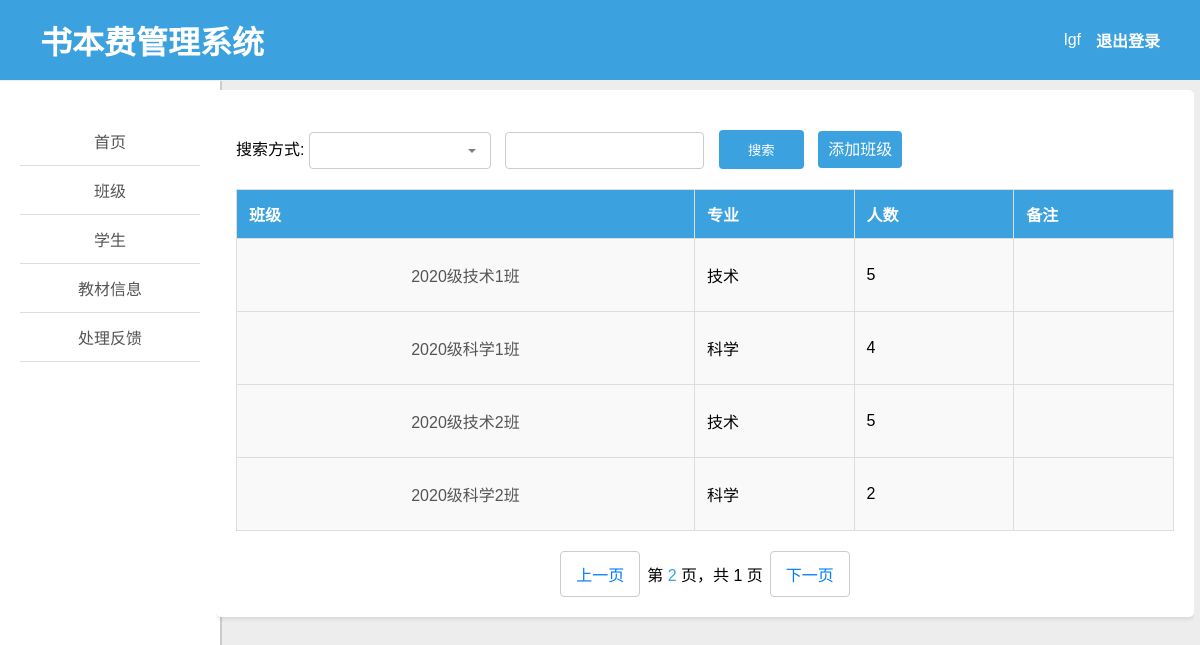
The app's page /manager/grade_all/2 (signed in), older data.
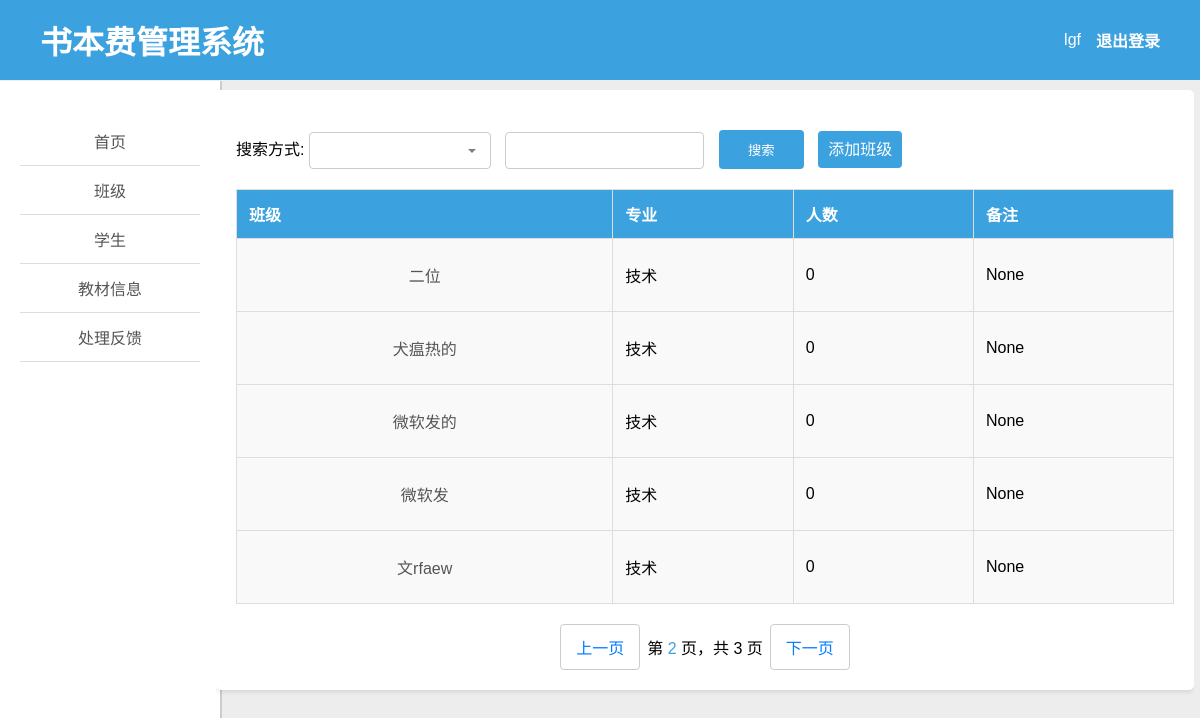
The same page, newer data.
### books/models.py (models this page shows, shortened)
class Grade(models.Model):
    name = models.CharField(max_length=100, verbose_name='班级名称')
    major = models.ForeignKey(Major, on_delete=models.CASCADE, verbose_name='所属专业')
    notice = models.TextField(verbose_name='备注', null=True, blank=True)
    class Meta:
        verbose_name = '班级'
        verbose_name_plural = '班级'

class Major(models.Model):
    name = models.CharField(max_length=100, verbose_name='专业名称')
    college = models.ForeignKey(College, on_delete=models.CASCADE, verbose_name='所属学院')
    notice = models.TextField(verbose_name='备注', null=True, blank=True)
    def __str__(self):
        return f"{self.name}"
    class Meta:
        verbose_name = '专业'
        verbose_name_plural = '专业'

### util/check_staff.py (the view)
    def wrapper(request, *args, **kwargs):
        if request.user.is_staff:
            return func(request, *args, **kwargs)
        else:
            return render(request, 'permissions_error.html')

### manager/plug.py (called while the page is built)
def managerRender(request, template_name, context=None):
    if context is None:
        context = {}
    context['user'] = request.user
    return render(request, template_name, context)

### util/check_staff.py (called while the page is built)
def check_staff(func):
    def wrapper(request, *args, **kwargs):
        if request.user.is_staff:
            return func(request, *args, **kwargs)
        else:
            return render(request, 'permissions_error.html')
    return wrapper

### templates/manager/grade_all.html (shortened to what this page needs)
{% extends 'manager_left.html' %}
{% block right %}
<div class="container">
    <form method="get">
        <label for="search_type">搜索方式:</label>
        <input type="text" id="search_type" name="search_type" list="search_types" class="custom-select">
        <input type="text" id="search" name="search" required>
        <input type="submit" value="搜索">
        <a href="../add_grade" class="custom-button">添加班级</a>
    </form>
    <table>
        <thead>
        <tr>
            <th>班级</th>
            <th>专业</th>
            <th>人数</th>
            <th>备注</th>
        </tr>
        </thead>
        <tbody>
        {% for grade in grades %}
            <tr>
                <td><a class="nav-link" href="/manager/grade_about/{{ grade.id }}">{{ grade.name }}</a></td>
                <td>{{ grade.major }}</td>
                <td>{{ grade.nums }}</td>
                <td>{{ grade.notice }}</td>
            </tr>
        {% endfor %}
        </tbody>
    </table>
    <div class="pagination">
        <a href="./{{ l }}?{{ request.GET.urlencode }}">上一页</a>
        <span>第 <span class="current-page">{{ current_page }}</span> 页，共 {{ total_pages }} 页</span>
        <a href="./{{ r }}?{{ request.GET.urlencode }}">下一页</a>
    </div>
</div>
{% endblock %}

Row changes from the older to the newer data that the page shows:
no longer on this page (row unchanged): Grade: name "2020级技术1班", major "技术", nums "5"
no longer on this page (row unchanged): Grade: name "2020级科学1班", major "科学", nums "4"
no longer on this page (row unchanged): Grade: name "2020级技术2班", major "技术", nums "5"
no longer on this page (row unchanged): Grade: name "2020级科学2班", major "科学", nums "2"
added Grade: name "二位", major "技术", nums "0", notice "None"
added Grade: name "犬瘟热的", major "技术", nums "0", notice "None"
added Grade: name "微软发的", major "技术", nums "0", notice "None"
added Grade: name "微软发", major "技术", nums "0", notice "None"
added Grade: name "文rfaew", major "技术", nums "0", notice "None"
Text that changed along with them:
{{ total_pages }}: "1" → "3"
